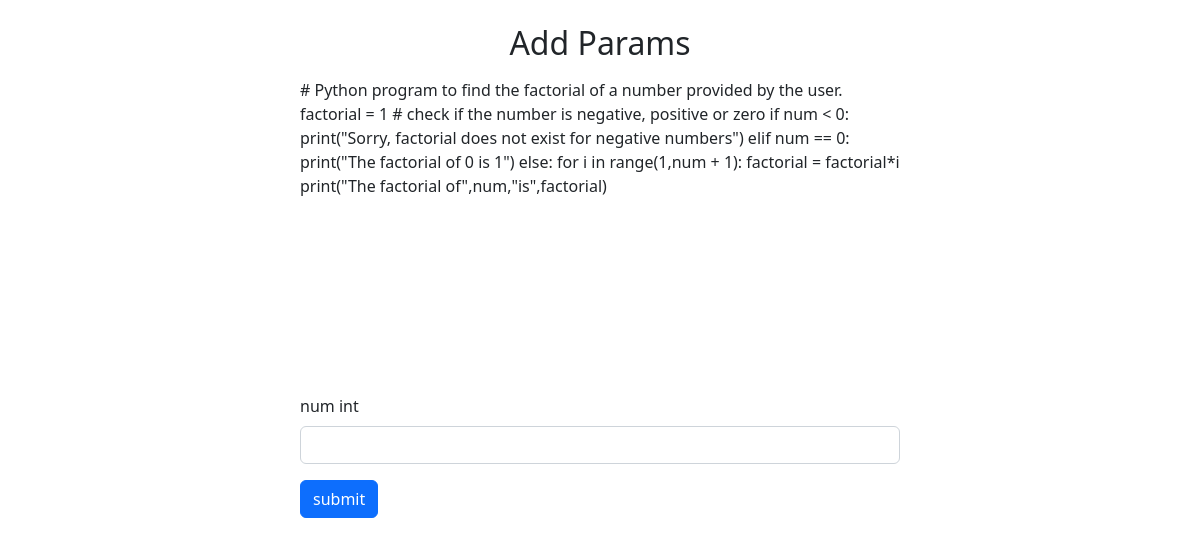
The page /function/25/ on the database as committed earlier.
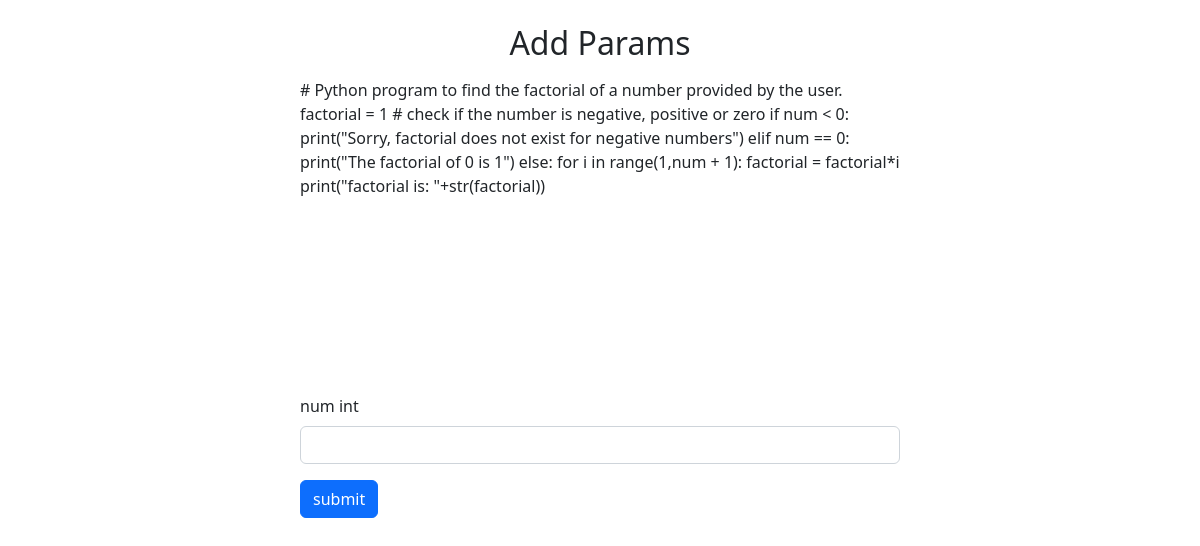
The same page on the database as committed later.
### core/models.py (models this page shows, shortened)
class Function(models.Model):
    name = models.CharField(max_length=120)
    params = models.TextField()
    code = models.TextField()

### core/views.py (the view, shortened to what this page needs)
# urls.py: path('function/<id>/',exec_func),
def exec_func(request,id):
    if request.method=="GET":
        function = Function.objects.get(id=id)
        params = ast.literal_eval(function.params)
        return render(request,"get_params.html",{'params':params,'id':id,'code':function.code})

### core/templates/get_params.html (shortened to what this page needs)
<!DOCTYPE html>
<html lang="en">
<head>
    <link rel="stylesheet" href="https://cdn.jsdelivr.net/npm/bootstrap@5.2.3/dist/css/bootstrap.min.css">
</head>
<body>
    <h2 class="text-center mt-4 mb-3">Add Params</h2>
    <div class="editor mb-3">
        <div id="editor">{{code}}</div>
    </div>
    <form action="/function/{{id}}/" method="POST" class="w-50 mx-auto">
        {% for param,type in params.items %}
            <div class="mb-3">
                {% if type == 'str' %}
                    <label for="{{param}}" class="form-label">{{param}} {{type}} (without parenthisis)</label>
                {%else%}
                    <label for="{{param}}" class="form-label">{{param}} {{type}}</label>
                {% endif %}
                <input type="text" id="{{param}}" name="{{param}}" class="form-control" required>
            </div>
        {% endfor %}
        <div class="mb-3">
            <input type="submit" value="submit" class="btn btn-primary">
        </div>
    </form>
</body>
</html>

Rows that differ between the two databases and show on the page:
changed Function: code "…1): factorial = factorial*i print(\"The factorial of\",num,\"is\",factorial)" → "…1): factorial = factorial*i print(\"factorial is: \"+str(factorial))"
